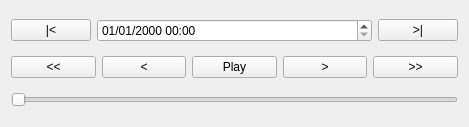
<?xml version="1.0" encoding="UTF-8"?>
<ui version="4.0">
 <class>Form</class>
 <widget class="QWidget" name="Form">
  <property name="geometry">
   <rect>
    <x>0</x>
    <y>0</y>
    <width>469</width>
    <height>127</height>
   </rect>
  </property>
  <property name="windowTitle">
   <string>Form</string>
  </property>
  <layout class="QVBoxLayout" name="verticalLayout">
   <item>
    <layout class="QHBoxLayout" name="horizontalLayout_2" stretch="0,1,0">
     <item>
      <widget class="QPushButton" name="start_time">
       <property name="text">
        <string>|&lt;</string>
       </property>
       <property name="autoRepeat">
        <bool>false</bool>
       </property>
      </widget>
     </item>
     <item>
      <widget class="QDateTimeEdit" name="datetime_edit">
       <property name="displayFormat">
        <string>dd/MM/yyyy HH:mm</string>
       </property>
       <property name="timeSpec">
        <enum>Qt::UTC</enum>
       </property>
      </widget>
     </item>
     <item>
      <widget class="QPushButton" name="end_time">
       <property name="text">
        <string>&gt;|</string>
       </property>
      </widget>
     </item>
    </layout>
   </item>
   <item>
    <layout class="QHBoxLayout" name="horizontalLayout">
     <property name="sizeConstraint">
      <enum>QLayout::SetDefaultConstraint</enum>
     </property>
     <item>
      <widget class="QPushButton" name="fastbackward_time">
       <property name="sizePolicy">
        <sizepolicy hsizetype="Minimum" vsizetype="Maximum">
         <horstretch>0</horstretch>
         <verstretch>0</verstretch>
        </sizepolicy>
       </property>
       <property name="text">
        <string>&lt;&lt;</string>
       </property>
       <property name="autoRepeat">
        <bool>true</bool>
       </property>
       <property name="autoRepeatInterval">
        <number>50</number>
       </property>
      </widget>
     </item>
     <item>
      <widget class="QPushButton" name="backward_time">
       <property name="sizePolicy">
        <sizepolicy hsizetype="Minimum" vsizetype="Maximum">
         <horstretch>0</horstretch>
         <verstretch>0</verstretch>
        </sizepolicy>
       </property>
       <property name="text">
        <string>&lt;</string>
       </property>
       <property name="autoRepeat">
        <bool>true</bool>
       </property>
       <property name="autoRepeatInterval">
        <number>50</number>
       </property>
      </widget>
     </item>
     <item>
      <widget class="QPushButton" name="play">
       <property name="sizePolicy">
        <sizepolicy hsizetype="Minimum" vsizetype="Maximum">
         <horstretch>0</horstretch>
         <verstretch>0</verstretch>
        </sizepolicy>
       </property>
       <property name="text">
        <string>Play</string>
       </property>
       <property name="checkable">
        <bool>true</bool>
       </property>
      </widget>
     </item>
     <item>
      <widget class="QPushButton" name="forward_time">
       <property name="sizePolicy">
        <sizepolicy hsizetype="Minimum" vsizetype="Maximum">
         <horstretch>0</horstretch>
         <verstretch>0</verstretch>
        </sizepolicy>
       </property>
       <property name="text">
        <string>&gt;</string>
       </property>
       <property name="autoRepeat">
        <bool>true</bool>
       </property>
       <property name="autoRepeatInterval">
        <number>50</number>
       </property>
      </widget>
     </item>
     <item>
      <widget class="QPushButton" name="fastforward_time">
       <property name="sizePolicy">
        <sizepolicy hsizetype="Minimum" vsizetype="Maximum">
         <horstretch>0</horstretch>
         <verstretch>0</verstretch>
        </sizepolicy>
       </property>
       <property name="text">
        <string>&gt;&gt;</string>
       </property>
       <property name="autoRepeat">
        <bool>true</bool>
       </property>
       <property name="autoRepeatInterval">
        <number>50</number>
       </property>
      </widget>
     </item>
    </layout>
   </item>
   <item>
    <widget class="QSlider" name="horizontalSlider">
     <property name="orientation">
      <enum>Qt::Horizontal</enum>
     </property>
    </widget>
   </item>
  </layout>
 </widget>
 <resources/>
 <connections/>
</ui>
